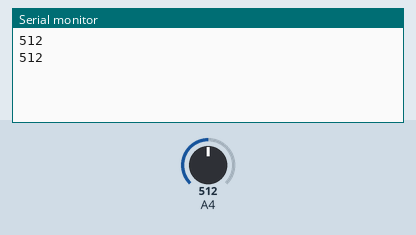
Simulated run of this sketch. Board: Arduino Mega 2560, built with avr-gcc and run on an emulated ATmega2560. Shown: the last lines printed to the serial monitor. Inputs (shaded band) come from the test bench; at power-on: A4 = 512.

Above: at 1.8 s.
1.9 s: A4 set to 716
At 2.3 s:
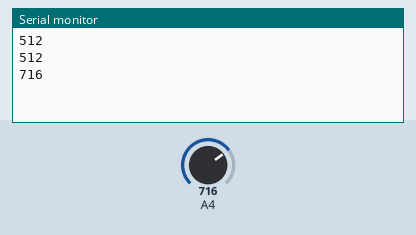
3.4 s: A4 set to 900
At 4.8 s:
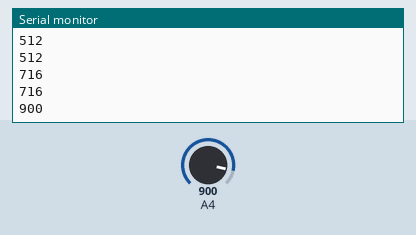
Timing chart, 0 to 6.4 s (numbered marks = the images above; inputs shaded):
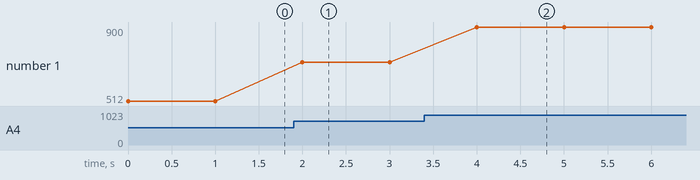

Measured:
- after the input at 1.9 s, the serial monitor: prints a new line after 0.10 s (image 1)
- after the input at 3.4 s, the serial monitor: prints a new line after 0.60 s (image 2)
- plotted number 1: 512 → 716 after the input at 1.9 s, 716 → 900 after the input at 3.4 s

The sketch:

LDR_test.ino
```cpp
#define LDR 36  //LDR is connected to ADC1 (GPIO36, VP pin)
int Light;
void setup() {
  Serial.begin(9600);

}

void loop() {
  Light = analogRead(LDR);
  Serial.println(Light);
  delay(1000);

}
```
